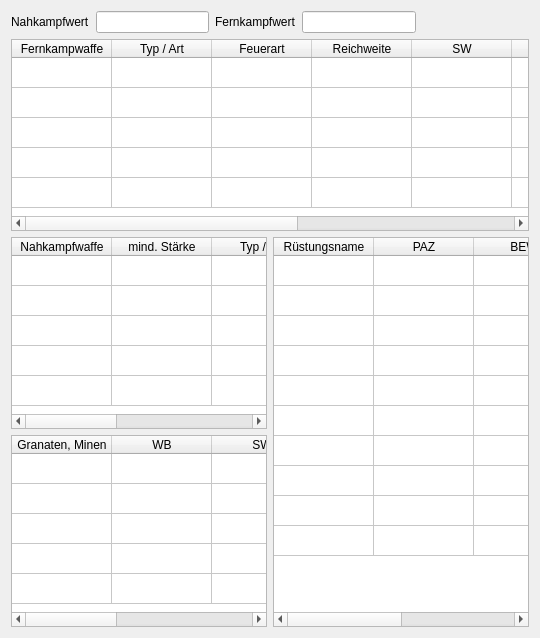
     <widget class="QWidget" name="tab_kampf">
      <attribute name="title">
       <string>Kampfwerte</string>
      </attribute>
      <layout class="QVBoxLayout" name="verticalLayout_6">
       <item>
        <layout class="QHBoxLayout" name="horizontalLayout_3">
         <item>
          <widget class="QLabel" name="label_2">
           <property name="text">
            <string>Nahkampfwert</string>
           </property>
          </widget>
         </item>
         <item>
          <widget class="QLineEdit" name="lineEdit_nahkampfwert"/>
         </item>
         <item>
          <widget class="QLabel" name="label">
           <property name="text">
            <string>Fernkampfwert</string>
           </property>
          </widget>
         </item>
         <item>
          <widget class="QLineEdit" name="lineEdit_fernkampfwert"/>
         </item>
         <item>
          <spacer name="horizontalSpacer">
           <property name="orientation">
            <enum>Qt::Horizontal</enum>
           </property>
           <property name="sizeHint" stdset="0">
            <size>
             <width>40</width>
             <height>20</height>
            </size>
           </property>
          </spacer>
         </item>
        </layout>
       </item>
       <item>
        <widget class="QTableWidget" name="tableWidget_fernkampf">
         <property name="rowCount">
          <number>5</number>
         </property>
         <attribute name="horizontalHeaderStretchLastSection">
          <bool>true</bool>
         </attribute>
         <attribute name="verticalHeaderVisible">
          <bool>false</bool>
         </attribute>
         <row/>
         <row/>
         <row/>
         <row/>
         <row/>
         <column>
          <property name="text">
           <string>Fernkampwaffe</string>
          </property>
         </column>
         <column>
          <property name="text">
           <string>Typ / Art</string>
          </property>
         </column>
         <column>
          <property name="text">
           <string>Feuerart</string>
          </property>
         </column>
         <column>
          <property name="text">
           <string>Reichweite</string>
          </property>
         </column>
         <column>
          <property name="text">
           <string>SW</string>
          </property>
         </column>
         <column>
          <property name="text">
           <string>BEM</string>
          </property>
         </column>
         <column>
          <property name="text">
           <string>Tarnstufe</string>
          </property>
         </column>
         <column>
          <property name="text">
           <string>Ladekapazität</string>
          </property>
         </column>
         <column>
          <property name="text">
           <string>Munition</string>
          </property>
         </column>
        </widget>
       </item>
       <item>
        <layout class="QHBoxLayout" name="horizontalLayout_5">
         <item>
          <layout class="QVBoxLayout" name="verticalLayout_5">
           <item>
            <widget class="QTableWidget" name="tableWidget_nahkampf">
             <property name="rowCount">
              <number>5</number>
             </property>
             <attribute name="horizontalHeaderStretchLastSection">
              <bool>true</bool>
             </attribute>
             <attribute name="verticalHeaderVisible">
              <bool>false</bool>
             </attribute>
             <row/>
             <row/>
             <row/>
             <row/>
             <row/>
             <column>
              <property name="text">
               <string>Nahkampfwaffe</string>
              </property>
             </column>
             <column>
              <property name="text">
               <string>mind. Stärke</string>
              </property>
             </column>
             <column>
              <property name="text">
               <string>Typ / Art</string>
              </property>
             </column>
             <column>
              <property name="text">
               <string>SW</string>
              </property>
             </column>
             <column>
              <property name="text">
               <string>Tarnstufe</string>
              </property>
             </column>
            </widget>
           </item>
           <item>
            <widget class="QTableWidget" name="tableWidget_granaten">
             <property name="rowCount">
              <number>5</number>
             </property>
             <attribute name="horizontalHeaderStretchLastSection">
              <bool>true</bool>
             </attribute>
             <attribute name="verticalHeaderVisible">
              <bool>false</bool>
             </attribute>
             <row/>
             <row/>
             <row/>
             <row/>
             <row/>
             <column>
              <property name="text">
               <string>Granaten, Minen</string>
              </property>
             </column>
             <column>
              <property name="text">
               <string>WB</string>
              </property>
             </column>
             <column>
              <property name="text">
               <string>SW</string>
              </property>
             </column>
             <column>
              <property name="text">
               <string>Anz.</string>
              </property>
             </column>
             <column>
              <property name="text">
               <string>Effekt</string>
              </property>
             </column>
            </widget>
           </item>
          </layout>
         </item>
         <item>
          <widget class="QTableWidget" name="tableWidget_ruestung">
           <property name="rowCount">
            <number>10</number>
           </property>
           <attribute name="verticalHeaderVisible">
            <bool>false</bool>
           </attribute>
           <row/>
           <row/>
           <row/>
           <row/>
           <row/>
           <row/>
           <row/>
           <row/>
           <row/>
           <row/>
           <column>
            <property name="text">
             <string>Rüstungsname</string>
            </property>
           </column>
           <column>
            <property name="text">
             <string>PAZ</string>
            </property>
           </column>
           <column>
            <property name="text">
             <string>BEW</string>
            </property>
           </column>
           <column>
            <property name="text">
             <string>INI</string>
            </property>
           </column>
          </widget>
         </item>
        </layout>
       </item>
      </layout>
     </widget>
